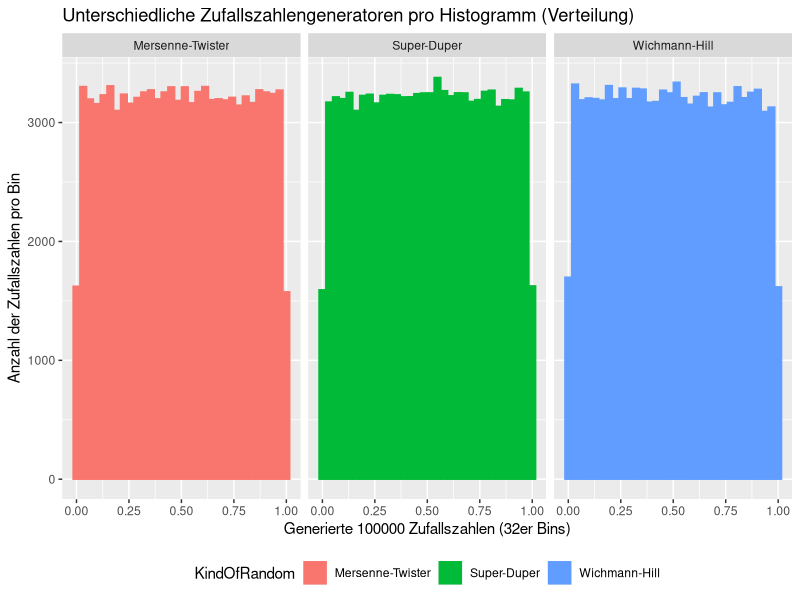

This chart was generated by the following R code:
## ---- chunk 1
library(ggplot2)
numberOfRandomNumbers <- 100000

RNGkind("Mersenne-Twister") # matches  "Mersenne-Twister"
datamt = data.frame(data = runif(numberOfRandomNumbers), KindOfRandom = "Mersenne-Twister")

RNGkind("Super") # matches  "Super-Duper"
datasd = data.frame(data = runif(numberOfRandomNumbers), KindOfRandom = "Super-Duper")

RNGkind("Wichmann-Hill") # matches  "Wichmann-Hill"
datawh = data.frame(data = runif(numberOfRandomNumbers), KindOfRandom = "Wichmann-Hill")

data <- rbind(datamt, datasd, datawh)

ggplot(data, aes(x = data, color = KindOfRandom, fill = KindOfRandom)) + 
  geom_histogram(bins = 32) + 
  facet_grid(~ KindOfRandom) +
  theme(legend.direction = "horizontal", 
        legend.position = "bottom",
        legend.box = "horizontal") +
  labs(title = "Unterschiedliche Zufallszahlengeneratoren pro Histogramm (Verteilung)",
  x = "Generierte 100000 Zufallszahlen (32er Bins)",
  y = "Anzahl der Zufallszahlen pro Bin")
## ---- chunk 2
#?RNG
## ---- chunk 3

## ---- chunk 4
# insert random R-code
# 
## ---- chunk 5
#options(expressions=100000)
# Berechnet die neue Zufallszahl
#PP.Coincidence.CalculateNumber <- function (randomNumber) {
#  first <- as.numeric(substr(randomNumber, 0, 5))
#  second <- as.numeric(substr(randomNumber, 6, 10))
#  
#  if(is.na(second) || second == 0) {
#    second <- bitwXor(first, as.numeric(substr(as.numeric(Sys.time()), 6, 10)))
#  }
#  return (first * second)
#}

# Rekursiver Aufrauf
#PP.Coincidence.Recursive <- function(numberOfRandomNumbers, randomNumber, randomList) {
#  if (numberOfRandomNumbers <=0 ) {
#    return( c() )
#  } else {
#    newRN <- PP.Coincidence.CalculateNumber(randomNumber)
#    return( c(Recall(numberOfRandomNumbers-1, newRN, randomList),newRN/10000000000) )
#  }
#}

# Initialaufruf mit einer Anzahl von Zufallszahlen
#PP.Coincidence <- function(numberOfRandomNumbers){
#  return (PP.Coincidence.Recursive(numberOfRandomNumbers, as.numeric(Sys.time()), c()))
#}
